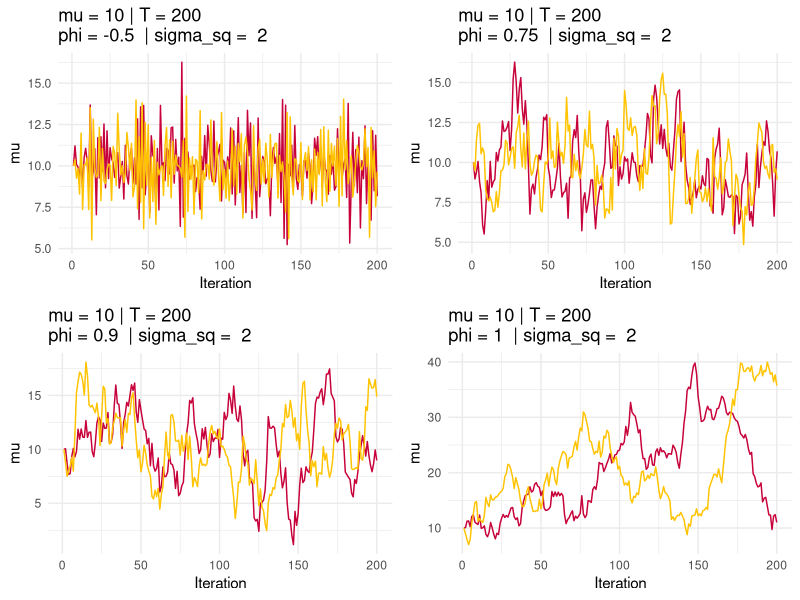

This figure's R source:
## ---- chunk 1
knitr::opts_chunk$set(echo = TRUE)
library(knitr)
library(ggplot2)
library(gridExtra)
## ---- chunk 2

ar_process = function(mu, tau, phi, sigma_sq) {
  
  # storing the values
  X = rep(NaN, tau)
  
  X[1] = mu
  
  for (i in 1:(tau - 1)) {
    X[i+1] = mu + phi *(X[i] - mu) + rnorm(n = 1, mean = 0, sd = sqrt(sigma_sq))
  }
  
  return(X)
}

## ---- chunk 3

simulate_ar_process = function(mu, tau, phi, sigma_sq) {
  
  res_1 = ar_process(mu, tau, phi, sigma_sq)
  res_2 = ar_process(mu, tau, phi, sigma_sq)
  
  df = data.frame(x = 1:tau,
                  y1 = res_1,
                  y2 = res_2)
  
  p = ggplot(df) +
    geom_line(aes(x = x, y = y1), color = "#C70039") +
    geom_line(aes(x = x, y = y2), color = "#FFC300") +
    labs(title = paste("mu =", mu, "| T =", tau, "\nphi =", phi, " | sigma_sq = ", sigma_sq) , y = "mu",
    x = "Iteration", color = "Legend") +
    theme_minimal()
  
  return(p)
}

p1 = simulate_ar_process(mu = 10, tau = 200, phi = -0.5, sigma_sq = 2)
p2 = simulate_ar_process(mu = 10, tau = 200, phi = 0.75, sigma_sq = 2)
p3 = simulate_ar_process(mu = 10, tau = 200, phi = 0.9, sigma_sq = 2)
p4 = simulate_ar_process(mu = 10, tau = 200, phi = 1, sigma_sq = 2)

grid.arrange(p1, p2, p3, p4, nrow = 2)

